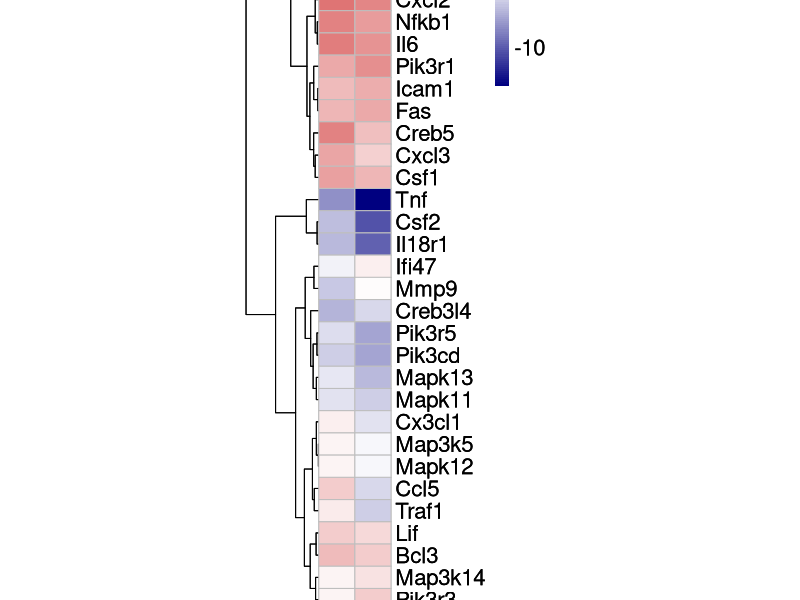

Recreate this plot in R.
library(pheatmap)
data = read.table("Fig3j-heatmap.txt",header=T,row.names=1,sep="\t",check.names = F)
dim(data)
head(data)
exp = data[,1:2]
dim(exp)
head(exp)
mycol<-colorRampPalette(c("navy", "white", "firebrick3"))(100)

data2=log2(exp+0.0001)
p<-pheatmap(data2,  
            border ="grey",
            color = mycol,
            cluster_rows=T,cluster_cols=F,
            show_rownames=T,show_colnames=T,
            cellheight = 16,cellwidth = 26,
            fontsize=16,fontsize_col=18,
)
p
